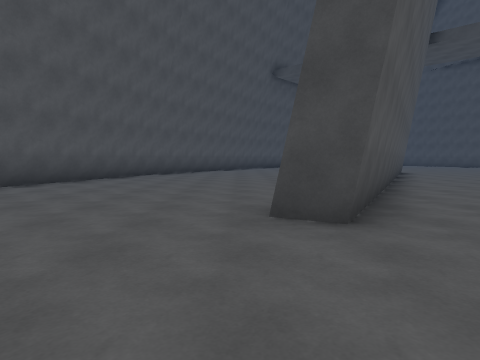
View 1 (above)

18 first-person views from a walk through a 3-D level made in the Unity game engine. The camera is 1.3 m above the floor, tilts 4° down and sees 75° across. The floor is counted in squares, 2 m on a side. Each view is taken from the middle of a square. On the plan, view 1 faces up. The plan holds only what a view shows up to about 10 squares ahead; the rest is blank. The place goes on beyond the plan. Surface patterns are stand-ins for the level's own textures.

View 2
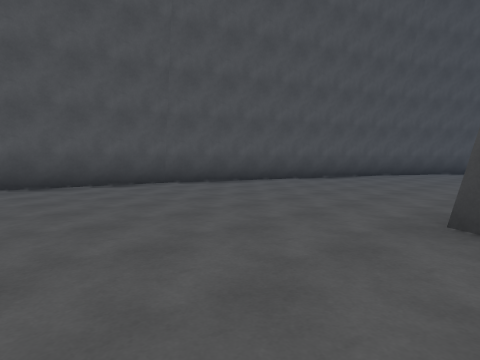

View 3
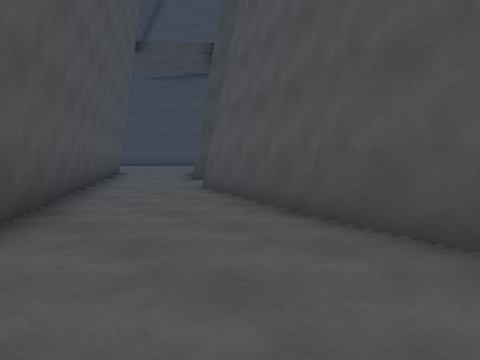

View 4
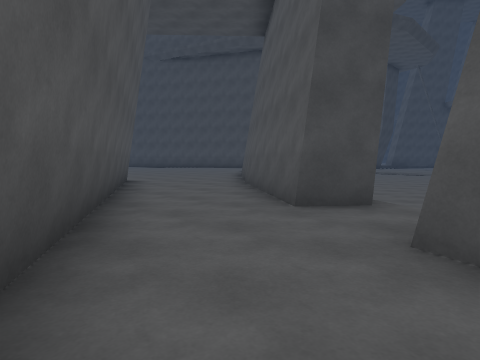

View 5
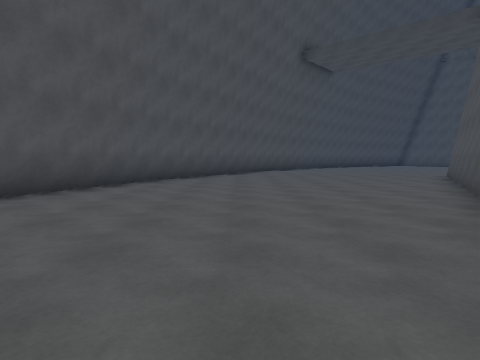

View 6
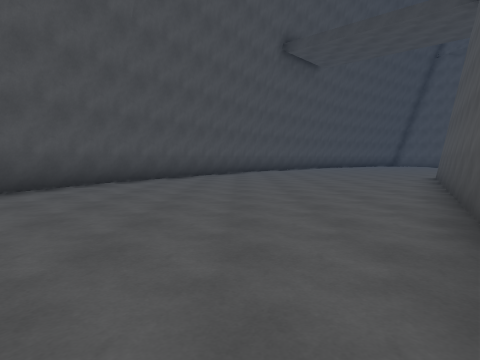

View 7
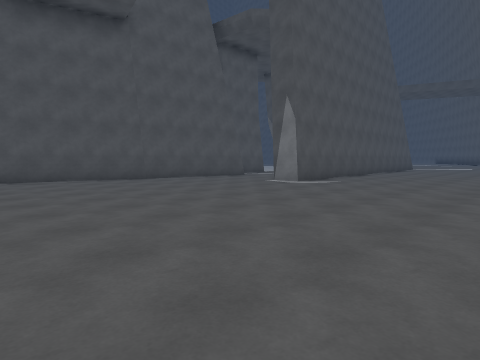

View 8
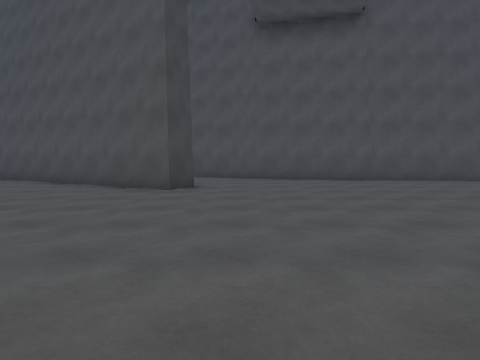

View 9
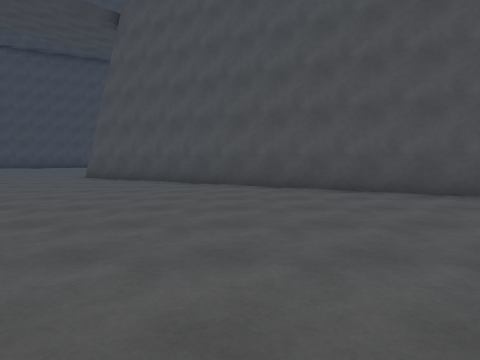

View 10
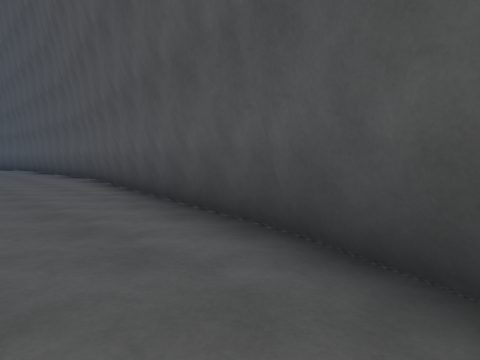

View 11
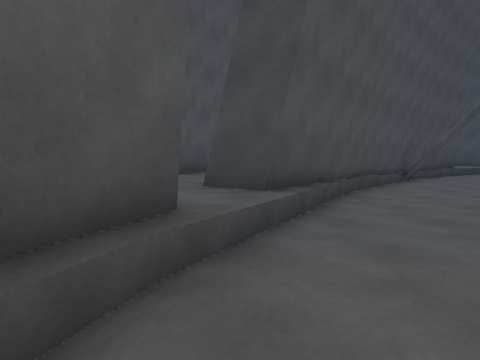

View 12
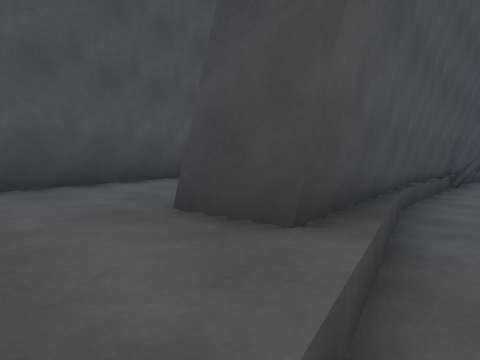

View 13
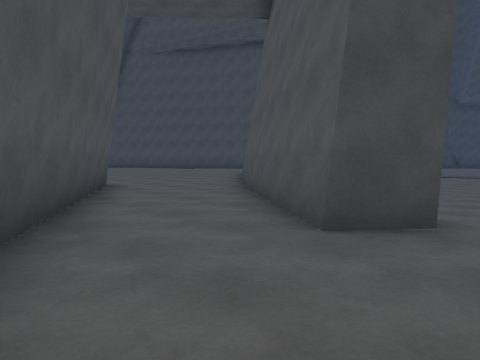

View 14
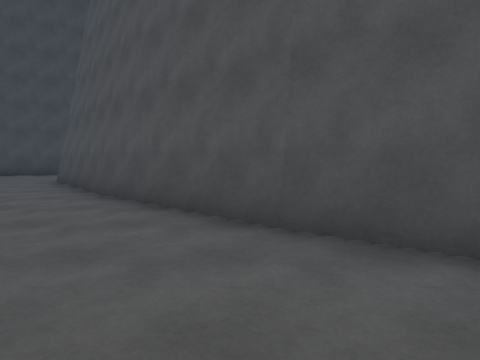

View 15
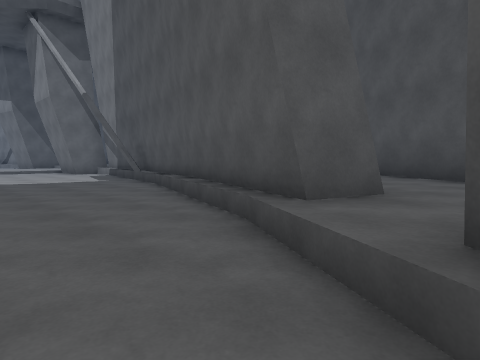

View 16
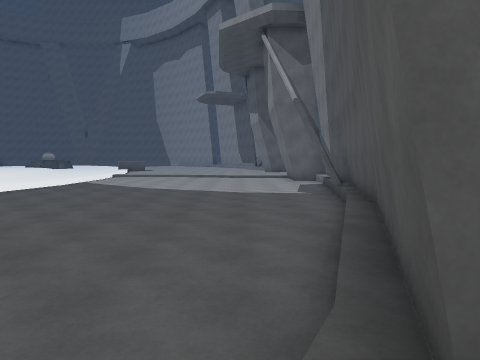

View 17
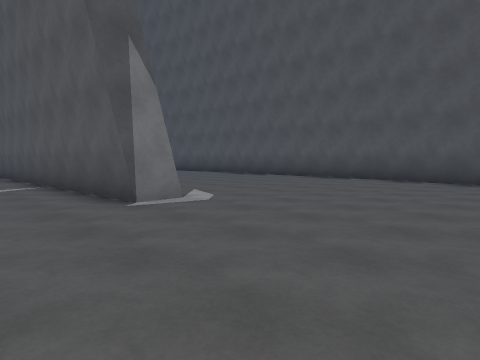

View 18
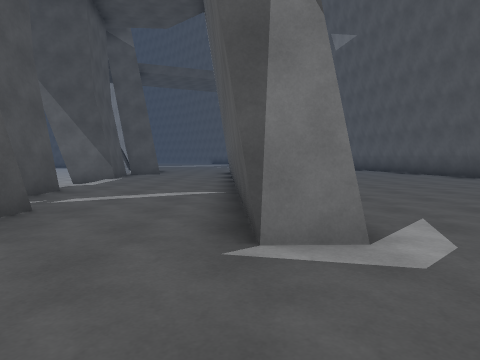

### Floor plan
Key: @ floor where view 1 was taken; # wall or solid block; x gap in a wall; . main floor; - floor 0.25 m lower than the main floor; _ floor 0.5 m lower than the main floor; / step, stairs or slope.
Columns run from 8 left of view 1 to 14 right of it. Each row starts with its distance up from view 1.
 14      ##.......x......##
 13     ##........##...###_
 12     #........##...###__
 11     #........#....#___
 10    ##.......##...##___
  9    #........#...##____
  8    #.......##..##______
  7   ##.......#...#/______
  6   #.......##.../___
  5   #......##...#/__
  4  ##......#...##___
  3  #...........#_____
  2  #..........##_____
  1  #..........##______
  0  #......@...#________
 -1  #..........#_________
 -2 ##.........##_________
 -3 #..........##________/
 -4 #..........##________/
 -5 #.......#..#
 -6   ......#..#
 -7    .... #...#
 -8    .... #...#
 -9   ....  #.../
-10   ....  #.../
-11  ....   #.../-
-12 #....   #...##

Where each view was taken, in squares from view 1:
view 1: 0 up, 0 right, facing up
view 2: 0 up, 1 right, facing up-left
view 3: 0 up, 1 right, facing up-right
view 4: 5 up, 3 right, facing up-right
view 5: 3 up, 1 left, facing up
view 6: 4 up, 0 right, facing up
view 7: 3 up, 6 left, facing down-right
view 8: 2 up, 6 left, facing right
view 9: 9 up, 4 left, facing right
view 10: 6 up, 4 left, facing down-left
view 11: 3 up, 7 right, facing up
view 12: 5 up, 7 right, facing up
view 13: 6 up, 4 right, facing up-right
view 14: 11 up, 6 right, facing right
view 15: 7 up, 9 right, facing down-left
view 16: 6 up, 7 right, facing down
view 17: 0 up, 2 right, facing down-left
view 18: 2 down, 0 right, facing down
